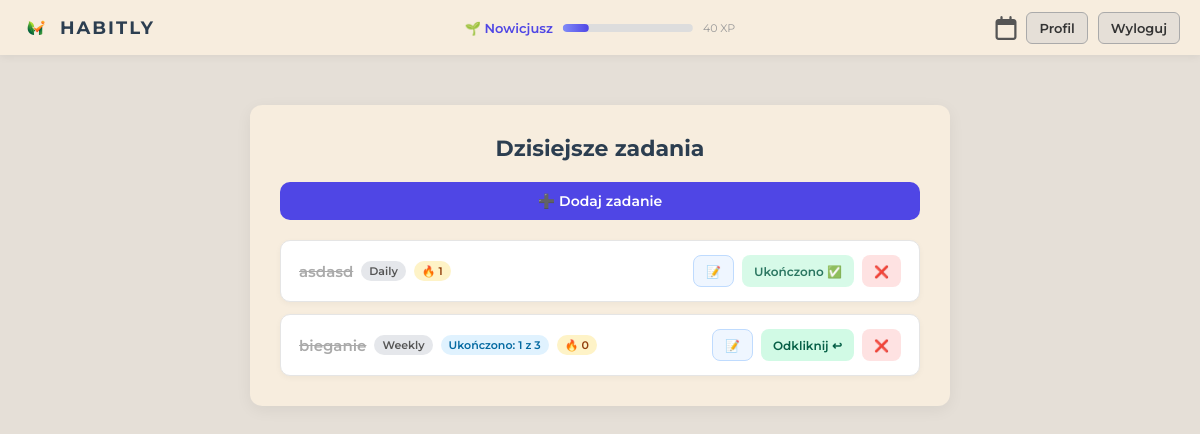
The page /dashboard/ (signed in) on the database its author committed.
### ToDo/models.py (models this page shows, shortened)
class UserProfile(models.Model):
    user = models.OneToOneField(User, on_delete=models.CASCADE, related_name='profile')
    xp = models.IntegerField(default=0)
    def rank(self):
        if self.xp >= 2000:
            return ('👑', 'Legenda')
        elif self.xp >= 1000:
            return ('💎', 'Mistrz')
        elif self.xp >= 500:
            return ('🔥', 'Wojownik')
        elif self.xp >= 200:
            return ('⚡', 'Adept')
        else:
            return ('🌱', 'Nowicjusz')
    def xp_to_next_rank(self):
        thresholds = [200, 500, 1000, 2000]
        for t in thresholds:
            if self.xp < t:
                return t - self.xp
        return 0
    def rank_progress_percent(self):
        levels = [0, 200, 500, 1000, 2000]
        for i in range(len(levels) - 1):
            if self.xp < levels[i + 1]:
                current = self.xp - levels[i]
                total = levels[i + 1] - levels[i]
                return int((current / total) * 100)
        return 100

class Task(models.Model):
    user = models.ForeignKey(User, on_delete=models.CASCADE, null=True, blank=True)
    TASK_DAILY = "DAILY"
    TASK_WEEKLY = "WEEKLY"
    TASK_ONCE = "ONCE"
    TASK_TYPES = [
        (TASK_DAILY, "Daily"),
        (TASK_WEEKLY, "Weekly"),
        (TASK_ONCE, "Once"),
    ]
    title = models.CharField(max_length=200)
    task_type = models.CharField(max_length=10, choices=TASK_TYPES, default=TASK_ONCE)
    date = models.DateField(null=True, blank=True)
    completed = models.BooleanField(default=False)
    last_completed = models.DateField(null=True, blank=True)
    streak = models.IntegerField(default=0)
    weekly_target = models.IntegerField(null=True, blank=True)
    weekly_progress = models.IntegerField(default=0)
    last_week = models.CharField(max_length=10, null=True, blank=True)
    def is_done_today(self):
        today = timezone.localdate()
        if self.task_type == self.TASK_ONCE:
            return self.completed
        if self.task_type == self.TASK_DAILY:
            return self.last_completed == today
        if self.task_type == self.TASK_WEEKLY:
            return self.logs.filter(date=today, completed=True).exists()
        return False
    def weekly_progress_count(self):
        today = timezone.localdate()
        year, week, _ = today.isocalendar()
        return self.logs.filter(
            date__week=week,
            date__year=year,
            completed=True
        ).count()
    def weekly_streak(self):
        if self.task_type != self.TASK_WEEKLY or not self.weekly_target:
            return 0
        today = timezone.localdate()
        week_start = today - timedelta(days=today.weekday())
        streak = 0
        while True:
            week_end = week_start + timedelta(days=6)
            completed_days = (
                self.logs
                .filter(date__range=(week_start, week_end), completed=True)
                .values("date")
                .distinct()
                .count()
            )
            if completed_days >= self.weekly_target:
                streak += 1
                week_start -= timedelta(days=7)
            else:
                break
        return streak

### ToDo/views.py (the view, shortened to what this page needs)
# urls.py: path('dashboard/', views.home, name='home'),
@login_required(login_url='auth')
def home(request):
    today = timezone.localdate()
    form = TaskForm()
    profile, _ = UserProfile.objects.get_or_create(user=request.user)
    tasks = Task.objects.filter(
        user=request.user
    ).filter(
        Q(task_type=Task.TASK_DAILY) |
        Q(task_type=Task.TASK_WEEKLY) |
        Q(task_type=Task.TASK_ONCE, date=today)
    )
    context = {
        'tasks': tasks,
        'form': form,
        'profile': profile,
        'rank_icon': profile.rank()[0],
        'rank_name': profile.rank()[1],
        'progress': profile.rank_progress_percent(),
        'xp_to_next': profile.xp_to_next_rank(),
    }
    return render(request, 'ToDo/main.html', context)

### ToDo/templates/ToDo/main.html (shortened to what this page needs)
<!DOCTYPE html>
<html lang="pl">
{% load static %}
{% load widget_tweaks %}
<head>
    <link rel="stylesheet" type="text/css" href="{% static 'css/main.css' %}">
</head>
<body>
<div class="app">
    <header class="app-header">
        <div class="logo-bar">
            <img src="{% static 'img/logo.png' %}" alt="logo" class="logo-img">
            <span class="logo-name">Habitly</span>
        </div>
        <div class="rank-bar">
            <span class="rank-label">{{ rank_icon }} {{ rank_name }}</span>
            <div class="rank-progress-bg">
                <div class="rank-progress-fill" style="width: {{ progress }}%"></div>
            </div>
            <span class="rank-xp">{{ profile.xp }} XP</span>
        </div>
        <nav class="header-nav">
            <a href="{% url 'calendar' %}" class="nav-icon" title="Kalendarz">
                <i class="fa-regular fa-calendar"></i>
            </a>
            <a href="{% url 'profile' %}" class="btn">Profil</a>
            <form method="POST" action="{% url 'logout' %}">
                <button type="submit" class="btn">Wyloguj</button>
            </form>
        </nav>
    </header>
    <main class="app-content">
        <div class="task-bar">
            <h1 class="task-bar-head">Dzisiejsze zadania</h1>
            <button onclick="openModal()" class="add-task-btn">
                ➕ Dodaj zadanie
            </button>
            <ul class="list-group">
                {% for task in tasks %}
                <li class="my-task">
                    <div class="task-left">
                        {% if task.is_done_today %}
                            <s class="task-title done">{{ task.title }}</s>
                        {% else %}
                            <span class="task-title">{{ task.title }}</span>
                        {% endif %}
                        <span class="badge badge-type">{{ task.get_task_type_display }}</span>
                        {% if task.task_type == 'DAILY' %}
                            <span class="badge badge-streak">🔥 {{ task.streak }}</span>
                        {% elif task.task_type == 'WEEKLY' %}
                            <span class="badge badge-weekly">Ukończono: {{ task.weekly_progress_count }} z {{ task.weekly_target }}</span>
                            <span class="badge badge-streak">🔥 {{ task.weekly_streak }}</span>
                        {% endif %}
                    </div>
                    <div class="task-actions">
                        <button class="btn-task btn-note" onclick="openNoteModal({{ task.id }}, '{{ task.title|escapejs }}')">
                            📝
                        </button>
                        <form method="POST" action="{% url 'toggle_task' task.id %}">
                            <button type="submit"
                                class="btn-task {% if task.is_done_today %}btn-done{% else %}btn-todo{% endif %}"
                                {% if task.is_done_today and task.task_type != 'WEEKLY' %}disabled{% endif %}>
                                {% if task.is_done_today %}
                                    {% if task.task_type == 'WEEKLY' %}Odkliknij ↩{% else %}Ukończono ✅{% endif %}
                                {% else %}
                                    ✓ Zakończ
                                {% endif %}
                            </button>
                        </form>
                        <form method="POST" action="{% url 'delete_task' task.id %}">
                            <button type="submit" class="btn-task btn-delete">❌</button>
                        </form>
                    </div>
                </li>
                {% empty %}
                <li class="task-empty">Brak zadań na dziś 🙃</li>
                {% endfor %}
            </ul>
        </div>
    </main>
</div>
</body>
</html>

### ToDo/static/css/main.css (style rules this page uses)
* { box-sizing: border-box; margin: 0; padding: 0; }
body { font-family: 'Montserrat', sans-serif; background-color: #e5dfd7; min-height: 100vh; }
.app-header { width: 100%; height: 55px; background-color: #f7edde; box-shadow: 0 2px 8px rgba(0, 0, 0, 0.06); display: flex; align-items: center; padding: 0 20px; position: relative; gap: 12px; }
.logo-bar { display: flex; align-items: center; gap: 8px; flex-shrink: 0; }
.logo-img { height: 32px; width: auto; transition: transform 0.2s ease; }
.logo-name { font-size: 18px; font-weight: 700; text-transform: uppercase; letter-spacing: 2px; color: #2c3e50; }
.rank-bar { position: absolute; left: 50%; transform: translateX(-50%); display: flex; align-items: center; gap: 10px; pointer-events: none; }
.rank-label { font-size: 13px; font-weight: 600; color: #4f46e5; white-space: nowrap; }
.rank-progress-bg { width: 130px; height: 8px; background: #ddd; border-radius: 99px; overflow: hidden; }
.rank-progress-fill { height: 100%; background: linear-gradient(90deg, #818cf8, #4f46e5); border-radius: 99px; transition: width 0.5s ease; }
.rank-xp { font-size: 11px; color: #999; white-space: nowrap; }
.header-nav { margin-left: auto; display: flex; align-items: center; gap: 10px; }
.nav-icon { font-size: 24px; color: #555; text-decoration: none; display: flex; align-items: center; transition: all 0.2s ease; }
.btn { height: 32px; padding: 0 12px; border: 1px solid #aaa; background-color: #e5dfd7; border-radius: 6px; font-family: 'Montserrat', sans-serif; font-size: 13px; font-weight: 600; color: #333; cursor: pointer; text-decoration: none; display: flex; align-items: center; transition: all 0.2s ease; }
.app-content { display: flex; justify-content: center; padding: 50px 20px; }
.task-bar { width: 100%; max-width: 700px; background-color: #f7edde; border-radius: 12px; padding: 30px; display: flex; flex-direction: column; gap: 20px; box-shadow: 0 4px 16px rgba(0, 0, 0, 0.06); }
.task-bar-head { text-align: center; font-size: 22px; font-weight: 700; color: #2c3e50; }
.add-task-btn { width: 100%; padding: 10px; background: #4f46e5; color: white; border: none; border-radius: 10px; font-family: 'Montserrat', sans-serif; font-size: 14px; font-weight: 600; cursor: pointer; transition: background 0.2s ease; }
.list-group { list-style: none; display: flex; flex-direction: column; gap: 12px; }
.my-task { display: flex; justify-content: space-between; align-items: center; padding: 14px 18px; background: white; border-radius: 10px; border: 1px solid #e5e5e5; box-shadow: 0 2px 6px rgba(0,0,0,0.04); transition: box-shadow 0.2s ease; }
.task-left { display: flex; align-items: center; gap: 8px; flex-wrap: wrap; }
.task-title { font-size: 15px; font-weight: 600; color: #2c3e50; }
.task-title.done { color: #aaa; }
.badge { font-size: 11px; font-weight: 600; padding: 3px 8px; border-radius: 99px; }
.badge-type { background: #e5e7eb; color: #555; }
.badge-streak { background: #fef3c7; color: #92400e; }
.badge-weekly { background: #e0f2fe; color: #0369a1; }
.task-actions { display: flex; gap: 8px; flex-shrink: 0; }
.btn-task { height: 32px; padding: 0 12px; border-radius: 8px; font-family: 'Montserrat', sans-serif; font-size: 12px; font-weight: 600; cursor: pointer; border: none; transition: all 0.2s ease; }
.btn-done { background: #d1fae5; color: #065f46; }
.btn-delete { background: #fee2e2; color: #991b1b; }
.btn-note { background: #eff6ff; color: #1e40af; border: 1px solid #bfdbfe; }
.btn-task:disabled { cursor: default; opacity: 0.85; }

### rows shown on the page
UserProfile: xp "40"
Task: title "asdasd", task_type "Daily", streak "1", last_completed "Ukończono ✅"
Task: title "bieganie", task_type "Weekly", weekly_progress_count "1", weekly_target "3", weekly_streak "0", shows "Odkliknij ↩"

### other values the page prints
{{ rank_icon }} "🌱"
{{ rank_name }} "Nowicjusz"
